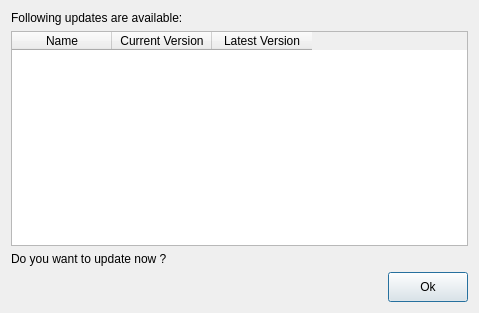
<?xml version="1.0" encoding="UTF-8"?>
<ui version="4.0">
 <class>UpdateDialog</class>
 <widget class="QDialog" name="UpdateDialog">
  <property name="geometry">
   <rect>
    <x>0</x>
    <y>0</y>
    <width>479</width>
    <height>313</height>
   </rect>
  </property>
  <property name="minimumSize">
   <size>
    <width>479</width>
    <height>313</height>
   </size>
  </property>
  <property name="maximumSize">
   <size>
    <width>800</width>
    <height>600</height>
   </size>
  </property>
  <property name="windowTitle">
   <string>Update Available</string>
  </property>
  <layout class="QVBoxLayout" name="verticalLayout">
   <item>
    <widget class="QLabel" name="label">
     <property name="minimumSize">
      <size>
       <width>0</width>
       <height>10</height>
      </size>
     </property>
     <property name="maximumSize">
      <size>
       <width>16777215</width>
       <height>40</height>
      </size>
     </property>
     <property name="text">
      <string>Following updates are available:</string>
     </property>
    </widget>
   </item>
   <item>
    <widget class="QTableWidget" name="tableWidget">
     <property name="maximumSize">
      <size>
       <width>16777215</width>
       <height>16777215</height>
      </size>
     </property>
     <column>
      <property name="text">
       <string>Name</string>
      </property>
     </column>
     <column>
      <property name="text">
       <string>Current Version</string>
      </property>
     </column>
     <column>
      <property name="text">
       <string>Latest Version</string>
      </property>
     </column>
    </widget>
   </item>
   <item>
    <widget class="QLabel" name="label_8">
     <property name="text">
      <string>Do you want to update now ?</string>
     </property>
    </widget>
   </item>
   <item alignment="Qt::AlignmentFlag::AlignRight">
    <widget class="QPushButton" name="updateBtn">
     <property name="minimumSize">
      <size>
       <width>0</width>
       <height>30</height>
      </size>
     </property>
     <property name="text">
      <string>Ok</string>
     </property>
    </widget>
   </item>
  </layout>
 </widget>
 <resources/>
 <connections/>
</ui>
